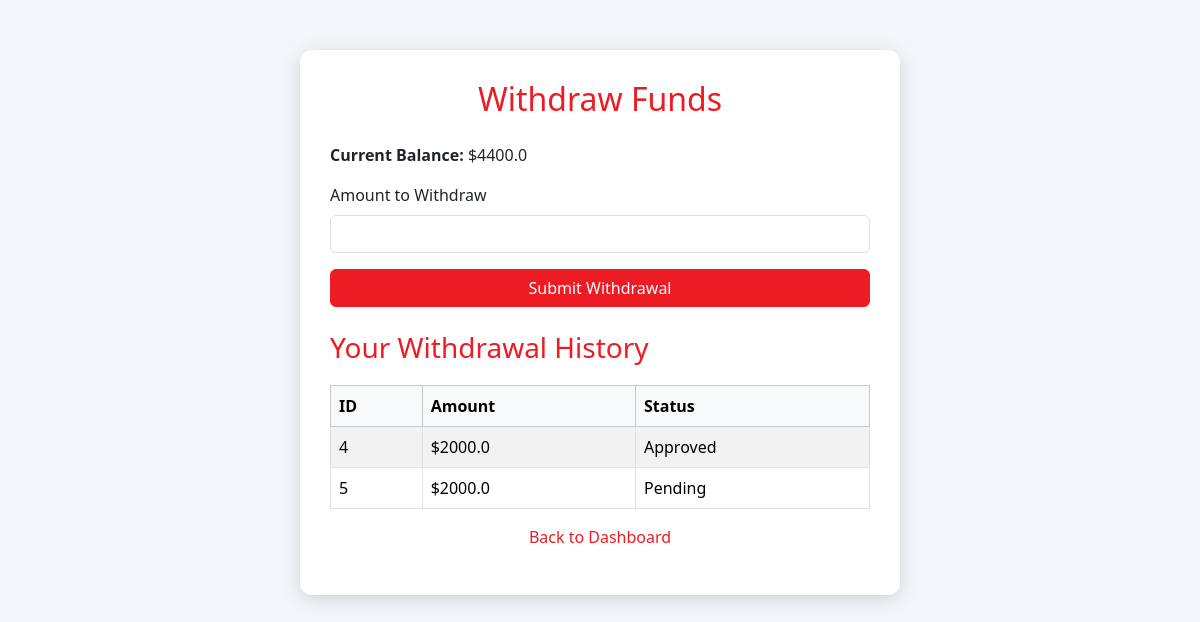
Before: /withdraw (signed in) with the older database file.
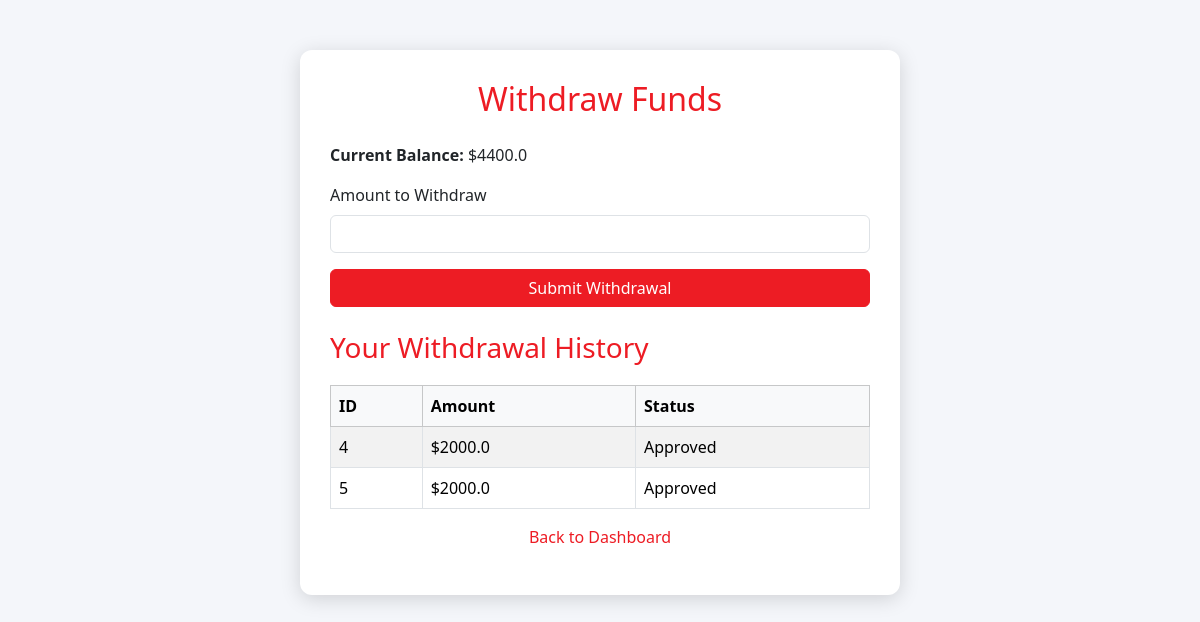
After: the same page with the newer database file.
### models.py (models this page shows)
class Withdrawal(db.Model):
    id = db.Column(db.Integer, primary_key=True)
    user_id = db.Column(db.Integer, db.ForeignKey("user.id", ondelete="CASCADE"), nullable=False)
    amount = db.Column(db.Float, nullable=False)
    status = db.Column(db.String(20), default="Pending")  # Pending, Approved, Rejected

### app.py (the view, shortened to what this page needs)
@app.route("/withdraw", methods=["GET", "POST"])
def withdraw():
    if "user" not in session:
        return redirect("/login")
    user = User.query.filter_by(phone_number=session["user"]).first()
    if not user:
        session.clear()
        return redirect("/login")
    withdrawals = Withdrawal.query.filter_by(user_id=user.id).all()
    return render_template("withdraw.html", user=user.phone_number, withdrawals=withdrawals, balance=user.balance)

### templates/withdraw.html (shortened to what this page needs)
<!DOCTYPE html>
<html lang="en">
<head>
    <link href="https://cdn.jsdelivr.net/npm/bootstrap@5.3.2/dist/css/bootstrap.min.css" rel="stylesheet">
</head>
<body>
<div class="withdraw-container">
    <h2>Withdraw Funds</h2>
    <p><strong>Current Balance:</strong> ${{ balance }}</p>
    <form method="POST" action="/withdraw">
        <div class="mb-3">
            <label for="amount" class="form-label">Amount to Withdraw</label>
            <input type="number" step="0.01" min="0" name="amount" class="form-control" id="amount" required>
        </div>
        <button type="submit" class="btn btn-primary w-100">Submit Withdrawal</button>
    </form>
    <h3 class="mt-4" style="color:#ed1c24;">Your Withdrawal History</h3>
    <table class="table table-striped table-bordered">
        <thead class="table-light">
            <tr>
                <th>ID</th>
                <th>Amount</th>
                <th>Status</th>
            </tr>
        </thead>
        <tbody>
            {% for w in withdrawals %}
            <tr>
                <td>{{ w.id }}</td>
                <td>${{ w.amount }}</td>
                <td>{{ w.status }}</td>
            </tr>
            {% endfor %}
        </tbody>
    </table>
    <p class="text-center mt-3"><a href="/dashboard">Back to Dashboard</a></p>
</div>
</body>
</html>

Changed rows visible on the page:
changed Withdrawal id 5: status "Pending" → "Approved"
